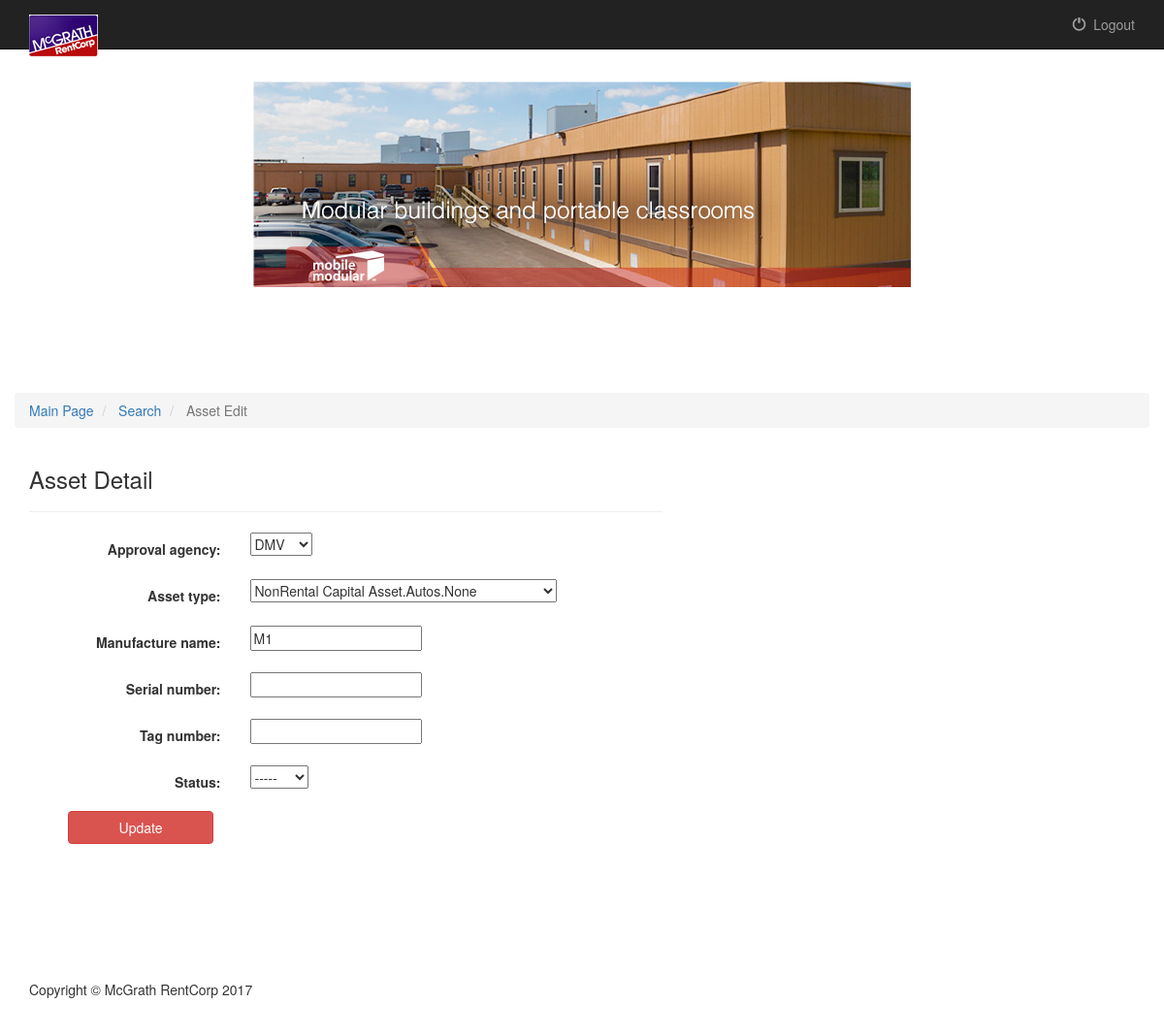
Screenshot of /Documents/main/search/assetEdit/1/ (signed in) with the database file from the repository.
### Documents/models.py (models this page shows, shortened)
class ApprovalAgency(models.Model):
    approval_agency = models.CharField(max_length = 500)
    def __str__(self):
        return self.approval_agency

class AssetType(models.Model):
    approval_agency = models.ForeignKey(ApprovalAgency)
    asset_type = models.CharField(max_length = 500)
    def __str__(self):
        return self.asset_type

class Asset(models.Model):
    approval_agency = models.ForeignKey(ApprovalAgency)
    asset_type = models.ForeignKey(AssetType)
    manufacture_name = models.CharField(max_length = 500, blank = True)
    serial_number = models.CharField(max_length = 500, blank = True)
    tag_number = models.CharField(max_length = 500, blank = True)
    status = models.CharField(max_length = 500, choices = StatusChoices, blank =True)

### Documents/views.py (the view, shortened to what this page needs)
# urls.py: url(r'^main/search/assetEdit/(?P<pk>[0-9]+)/$', views.AssetEditView.as_view(), name='assetEdit'),
@method_decorator(login_required, name='dispatch')
class AssetEditView(UpdateView):
    model = Asset
    fields = ['approval_agency', 'asset_type', 'manufacture_name', 'serial_number', 'tag_number', 'status']
    template_name = 'Documents/assetEdit.html'

### Documents/templates/Documents/assetEdit.html (shortened to what this page needs)
{% extends 'Documents/base.html' %}
{% block link %} ref="{% url 'Documents:main' %}"{% endblock %}
{% block body %}
<section>
	<div class="container">
	    <div class="row row-content">
			<ol class="breadcrumb">
				<li	class="breadcrumb-item">
					<a href=" {% url 'Documents:main' %}">Main Page</a>
				</li>
				<li	class="breadcrumb-item">
					<a href=" {% url 'Documents:search' %}">Search</a>
				</li>
				<li	class="breadcrumb-item active">
					Asset Edit
				</li>
			</ol>
		</div>
		<div class="row">
			<div class="col-sm-12 col-md-7">
				<h3>Asset Detail</h3>
				<hr>
				<form class="form-horizontal" action="" method="post">
				{% include 'Documents/form-template.html' %}
					<div class="form-group" style="margin-left: 40px"">
						<button id="asset_update_submit_button" type="submit" class="btn btn-danger">Update</button>
					</div>
				</form>
			</div>
		</div>
	</div>
</section>
{% endblock %}

### Documents/templates/Documents/form-template.html (shortened to what this page needs)
{% for field in form %}
    <div class="form-group">
        <div class="col-sm-offset-2 col-sm-10">
        </div>
        <label class="control-label col-sm-4">{{ field.label_tag }}</label>
        <div class="col-sm-8">{{ field }}</div>
    </div>
{% endfor %}

### Documents/static/Documents/css/styles.css (style rules this page uses)
body { margin-top: 50px; }
section { padding: 75px 0; }
button { width: 150px; }

### rows the page displays
ApprovalAgency: form "DMV"
AssetType: form "NonRental Capital Asset.Autos.None"
Asset: form "M1" "-----"

### other values shown
{{ field.label_tag }} "Approval agency:" "Asset type:" "Manufacture name:" "Serial number:" "Tag number:" "Status:"
